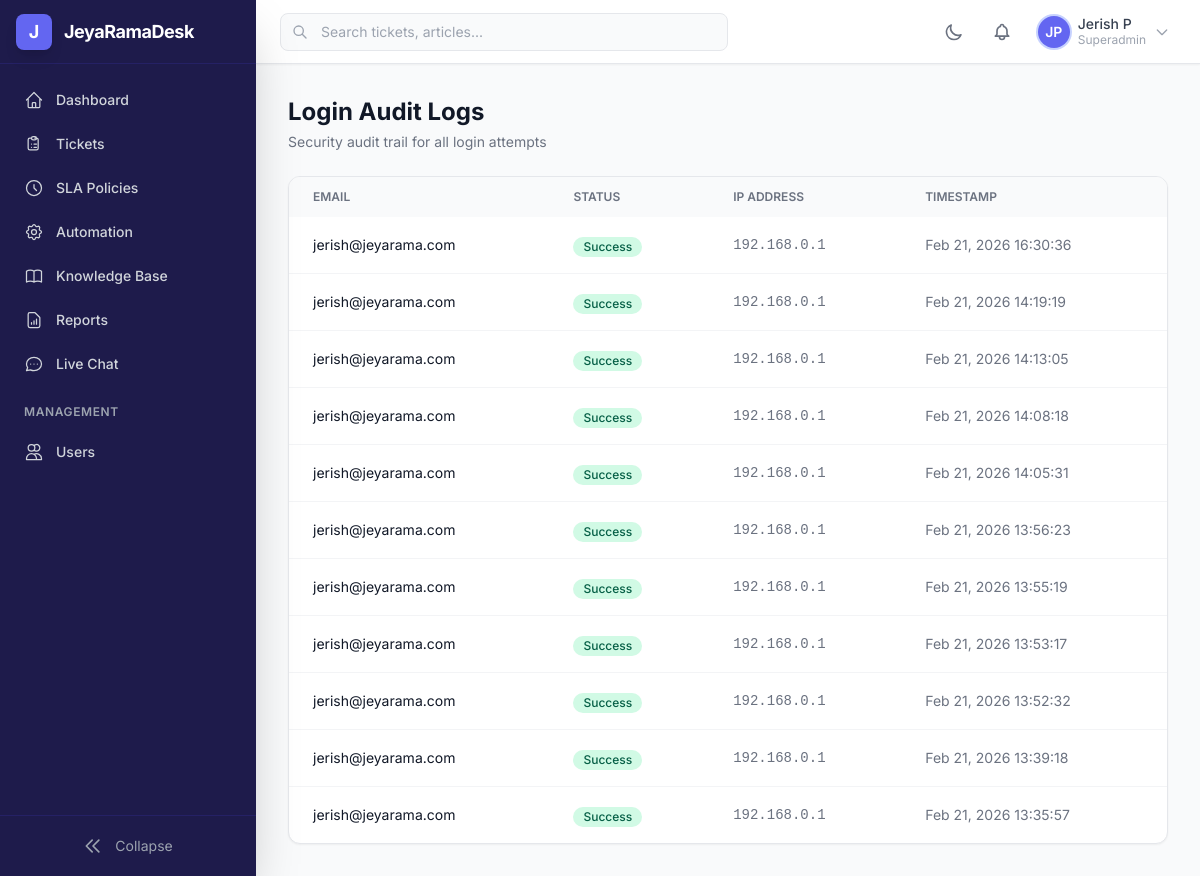
/desk/accounts/audit-logs/ (signed in), run on an earlier commit of the app's database.
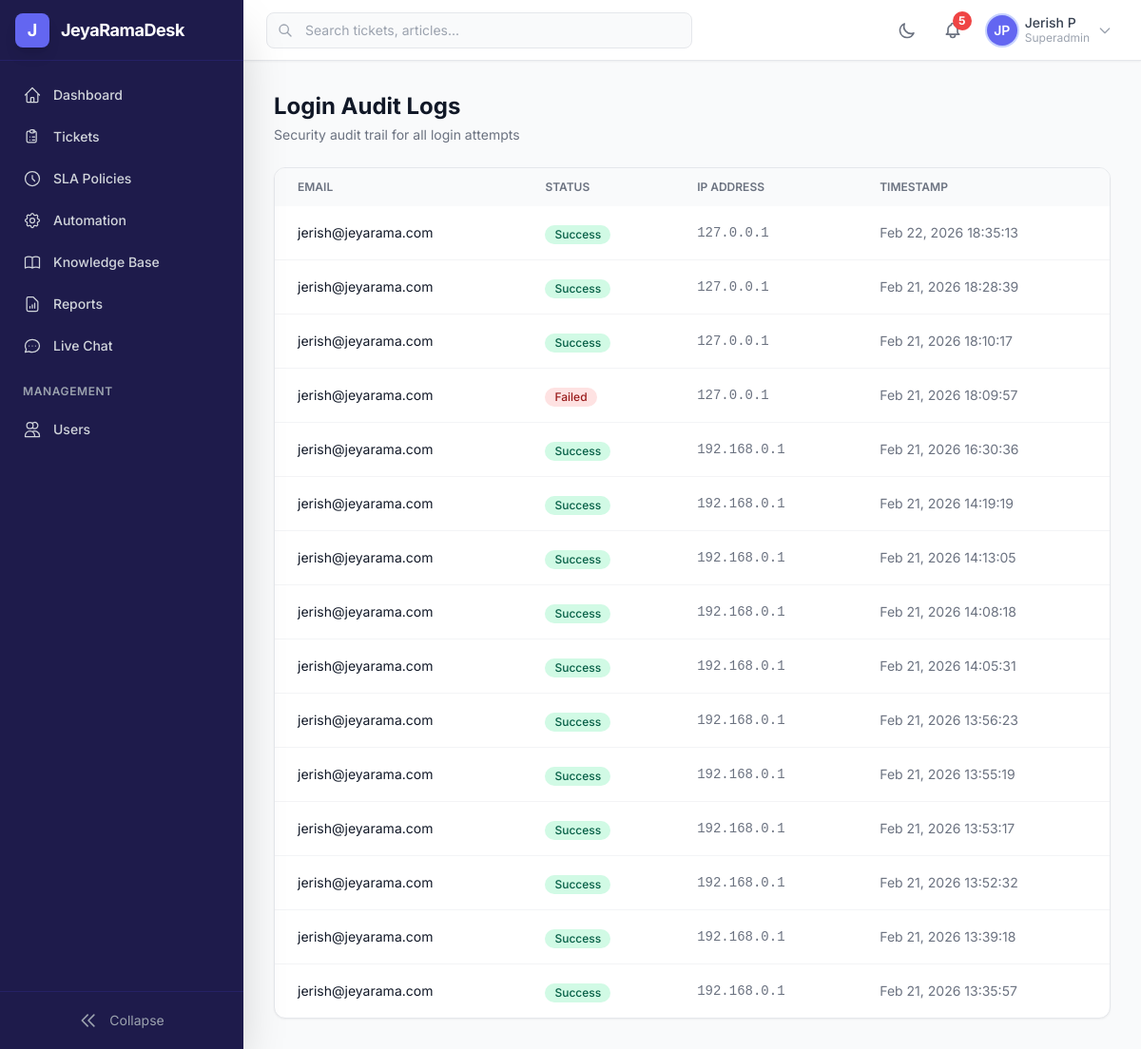
And on a later commit of the database.
### accounts/models.py (models this page shows, shortened)
class LoginAuditLog(models.Model):
    class Status(models.TextChoices):
        SUCCESS = 'success', 'Success'
        FAILED = 'failed', 'Failed'
        LOCKED = 'locked', 'Account Locked'
    id = models.BigAutoField(primary_key=True)
    user = models.ForeignKey(
        User,
        on_delete=models.SET_NULL,
        null=True,
        blank=True,
        related_name='login_logs',
    )
    email_attempted = models.EmailField(db_index=True)
    status = models.CharField(max_length=10, choices=Status.choices)
    ip_address = models.GenericIPAddressField()
    user_agent = models.TextField(blank=True, default='')
    timestamp = models.DateTimeField(auto_now_add=True, db_index=True)
    class Meta:
        db_table = 'jrd_login_audit'
        ordering = ['-timestamp']
        indexes = [
            models.Index(
                fields=['email_attempted', 'timestamp'],
                name='idx_login_email_time',
            ),
            models.Index(
                fields=['ip_address', 'timestamp'],
                name='idx_login_ip_time',
            ),
        ]

### accounts/views.py (the view)
# urls.py: path('audit-logs/', views.audit_log_view, name='audit_log'),
@login_required
def audit_log_view(request):
    if not request.user.is_superadmin:
        messages.error(request, 'Permission denied.')
        return redirect('dashboard:index')
    logs = LoginAuditLog.objects.select_related('user').all()
    paginator = Paginator(logs, 50)
    page = request.GET.get('page')
    logs_page = paginator.get_page(page)
    return render(request, 'accounts/audit_log.html', {'logs': logs_page})

### accounts/models.py (called while the page is built)
    @property
    def full_name(self):
        return f'{self.first_name} {self.last_name}'.strip()

    @property
    def initials(self):
        return f'{self.first_name[:1]}{self.last_name[:1]}'.upper()

    @property
    def is_superadmin(self):
        return self.role == self.Role.SUPERADMIN

    @property
    def is_staff_member(self):
        return self.role in (self.Role.SUPERADMIN, self.Role.MANAGER, self.Role.AGENT)

### notifications/context_processors.py (called while the page is built)
def unread_notifications_count(request):
    if request.user.is_authenticated:
        return {
            'unread_notifications_count': Notification.objects.filter(
                user=request.user,
                is_read=False,
            ).count()
        }
    return {'unread_notifications_count': 0}

### templates/accounts/audit_log.html (shortened to what this page needs)
{% extends "base.html" %}
{% block content %}
<div class="space-y-6">
    <div>
        <h1 class="text-2xl font-bold text-gray-900 dark:text-white">Login Audit Logs</h1>
        <p class="text-sm text-gray-500 dark:text-gray-400 mt-1">Security audit trail for all login attempts</p>
    </div>
    <div class="bg-white dark:bg-gray-800 rounded-xl shadow-sm border border-gray-200 dark:border-gray-700 overflow-hidden">
        <div class="overflow-x-auto">
            <table class="w-full">
                <thead class="bg-gray-50 dark:bg-gray-900/50">
                    <tr>
                        <th class="px-6 py-3 text-left text-xs font-semibold text-gray-500 uppercase">Email</th>
                        <th class="px-6 py-3 text-left text-xs font-semibold text-gray-500 uppercase">Status</th>
                        <th class="px-6 py-3 text-left text-xs font-semibold text-gray-500 uppercase">IP Address</th>
                        <th class="px-6 py-3 text-left text-xs font-semibold text-gray-500 uppercase">Timestamp</th>
                    </tr>
                </thead>
                <tbody class="divide-y divide-gray-100 dark:divide-gray-700">
                    {% for log in logs %}
                    <tr class="hover:bg-gray-50 dark:hover:bg-gray-700/50">
                        <td class="px-6 py-4 text-sm text-gray-900 dark:text-white">{{ log.email_attempted }}</td>
                        <td class="px-6 py-4">
                            <span class="inline-flex items-center px-2.5 py-0.5 rounded-full text-xs font-medium
                                {% if log.status == 'success' %}bg-emerald-100 text-emerald-800 dark:bg-emerald-900/30 dark:text-emerald-300
                                {% elif log.status == 'failed' %}bg-red-100 text-red-800 dark:bg-red-900/30 dark:text-red-300
                                {% else %}bg-amber-100 text-amber-800 dark:bg-amber-900/30 dark:text-amber-300{% endif %}">
                                {{ log.get_status_display }}
                            </span>
                        </td>
                        <td class="px-6 py-4 text-sm text-gray-500 dark:text-gray-400 font-mono">{{ log.ip_address }}</td>
                        <td class="px-6 py-4 text-sm text-gray-500 dark:text-gray-400">{{ log.timestamp|date:"M d, Y H:i:s" }}</td>
                    </tr>
                    {% empty %}
                    <tr><td colspan="4" class="px-6 py-12 text-center text-gray-500">No audit logs found.</td></tr>
                    {% endfor %}
                </tbody>
            </table>
        </div>
    </div>
</div>
{% endblock %}

### templates/includes/topbar.html (shortened to what this page needs)
<header class="h-16 bg-white dark:bg-gray-800 border-b border-gray-200 dark:border-gray-700 flex items-center px-4 md:px-6 shadow-sm z-30">
    <div class="hidden md:flex items-center flex-1 max-w-md">
        <div class="relative w-full">
            <div class="absolute inset-y-0 left-0 pl-3 flex items-center pointer-events-none">
            </div>
            <input type="text" placeholder="Search tickets, articles..."
                   class="w-full pl-10 pr-4 py-2 border border-gray-200 dark:border-gray-600 rounded-lg
                          bg-gray-50 dark:bg-gray-700 text-sm text-gray-900 dark:text-gray-100
                          focus:ring-2 focus:ring-primary-500 focus:border-transparent
                          placeholder-gray-400 transition-colors">
        </div>
    </div>
    <div class="flex items-center ml-auto space-x-3">
        <button @click="darkMode = !darkMode; localStorage.setItem('darkMode', darkMode)"
                class="p-2 rounded-lg text-gray-500 hover:bg-gray-100 dark:text-gray-400 dark:hover:bg-gray-700 transition-colors">
            <svg x-show="!darkMode" class="w-5 h-5" fill="none" stroke="currentColor" viewBox="0 0 24 24">
                <path stroke-linecap="round" stroke-linejoin="round" stroke-width="2"
                      d="M20.354 15.354A9 9 0 018.646 3.646 9.003 9.003 0 0012 21a9.003 9.003 0 008.354-5.646z"/>
            </svg>
        </button>
        <a href="{% url 'notifications:list' %}"
           class="relative p-2 rounded-lg text-gray-500 hover:bg-gray-100 dark:text-gray-400 dark:hover:bg-gray-700 transition-colors">
            {% if unread_notifications_count %}
            <span class="absolute -top-0.5 -right-0.5 w-5 h-5 bg-red-500 text-white text-xs font-bold rounded-full flex items-center justify-center">
                {{ unread_notifications_count }}
            </span>
            {% endif %}
        </a>
        <div x-data="{ profileOpen: false }" class="relative">
            <button @click="profileOpen = !profileOpen" @click.outside="profileOpen = false"
                    class="flex items-center space-x-2 p-1.5 rounded-lg hover:bg-gray-100 dark:hover:bg-gray-700 transition-colors">
                {% if user.avatar %}
                <img src="{{ user.avatar.url }}" alt="{{ user.full_name }}"
                     class="w-8 h-8 rounded-full object-cover ring-2 ring-primary-200">
                {% else %}
                <div class="w-8 h-8 rounded-full bg-primary-500 flex items-center justify-center text-white text-sm font-semibold ring-2 ring-primary-200">
                    {{ user.initials }}
                </div>
                {% endif %}
                <div class="hidden md:block text-left">
                    <p class="text-sm font-medium text-gray-700 dark:text-gray-200 leading-tight">{{ user.full_name }}</p>
                    <p class="text-xs text-gray-400 capitalize">{{ user.role }}</p>
                </div>
                <svg class="w-4 h-4 text-gray-400 hidden md:block" fill="none" stroke="currentColor" viewBox="0 0 24 24">
                    <path stroke-linecap="round" stroke-linejoin="round" stroke-width="2" d="M19 9l-7 7-7-7"/>
                </svg>
            </button>
        </div>
    </div>
</header>

What changed in the data, as far as the page shows it:
added LoginAuditLog: email_attempted "jerish@jeyarama.com", status "Success", ip_address "127.0.0.1", timestamp "Feb 22, 2026 18:35:13"
added LoginAuditLog: email_attempted "jerish@jeyarama.com", status "Success", ip_address "127.0.0.1", timestamp "Feb 21, 2026 18:28:39"
added LoginAuditLog: email_attempted "jerish@jeyarama.com", status "Success", ip_address "127.0.0.1", timestamp "Feb 21, 2026 18:10:17"
added LoginAuditLog: email_attempted "jerish@jeyarama.com", status "Failed", ip_address "127.0.0.1", timestamp "Feb 21, 2026 18:09:57"
Also different on the page:
{{ unread_notifications_count }}: (not shown) → "5"
